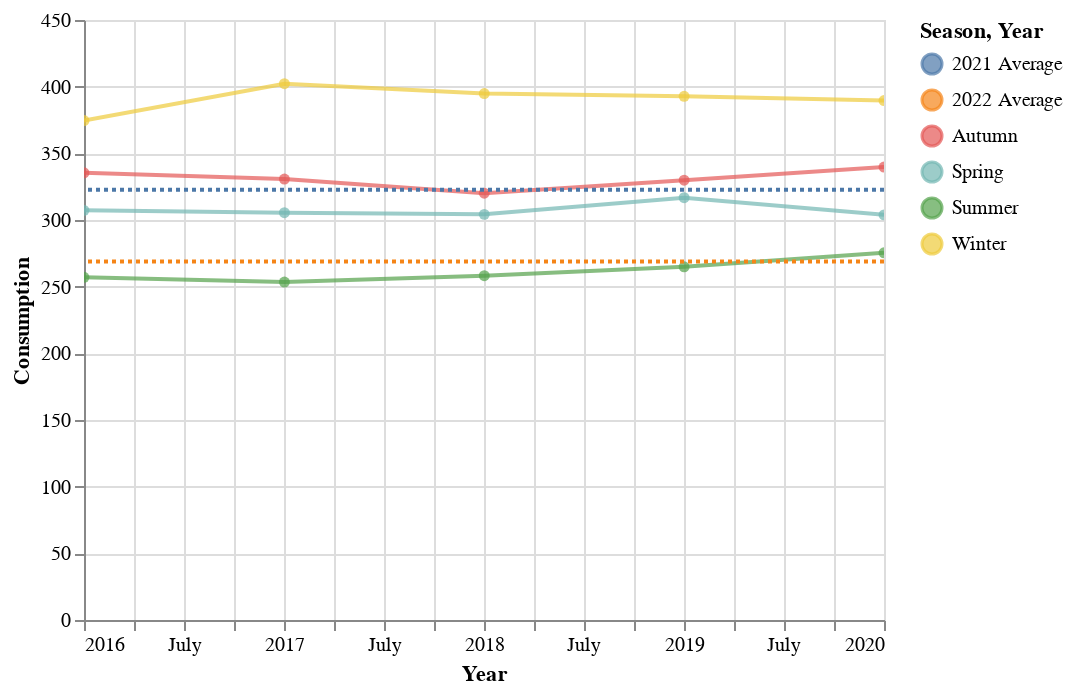

The cell this chart's notebook holds for it:
### Code cell
# add average line for 2021 and 2022
average_2021_2022 = season.loc[season["Year"].astype("int") > 2020].copy().groupby("Year").mean().reset_index().replace({"2021": "2021 Average", "2022":"2022 Average"})


avg_line = alt.Chart(average_2021_2022).mark_rule(color="black", strokeDash=[2,2]).encode(
    alt.Y("Consumption:Q"),
    alt.SizeValue(2),
    alt.Color("Year"),


)
line + avg_line

### Figure 1 — Vega-Lite specification as saved in the notebook (floating-point values rounded to 4 significant figures)
{"config": {"view": {"continuousWidth": 400, "continuousHeight": 300}}, "layer": [{"data": {"name": "data-05b8739dcfc3ae95af05df9fa1cb33cb"}, "mark": {"type": "line", "point": true}, "encoding": {"color": {"type": "nominal", "field": "Season"}, "opacity": {"value": 0.7}, "tooltip": [{"type": "nominal", "field": "Season"}, {"type": "temporal", "field": "Year"}, {"type": "quantitative", "field": "Consumption"}], "x": {"type": "temporal", "field": "Year"}, "y": {"type": "quantitative", "field": "Consumption"}}, "selection": {"selector002": {"type": "interval", "bind": "scales", "encodings": ["x", "y"]}}}, {"data": {"name": "data-0544c195989af0e6d5d08a4f330f1e64"}, "mark": {"type": "rule", "color": "black", "strokeDash": [2, 2]}, "encoding": {"color": {"type": "nominal", "field": "Year"}, "size": {"value": 2}, "y": {"type": "quantitative", "field": "Consumption"}}}], "$schema": "https://vega.github.io/schema/vega-lite/v4.8.1.json", "datasets": {"data-05b8739dcfc3ae95af05df9fa1cb33cb": [{"Year": "2016", "Season": "Autumn", "Consumption": 335.4}, {"Year": "2016", "Season": "Spring", "Consumption": 307.2}, {"Year": "2016", "Season": "Summer", "Consumption": 257.0}, {"Year": "2016", "Season": "Winter", "Consumption": 374.6}, {"Year": "2017", "Season": "Autumn", "Consumption": 330.7}, {"Year": "2017", "Season": "Spring", "Consumption": 305.5}, {"Year": "2017", "Season": "Summer", "Consumption": 253.5}, {"Year": "2017", "Season": "Winter", "Consumption": 402.2}, {"Year": "2018", "Season": "Autumn", "Consumption": 320.1}, {"Year": "2018", "Season": "Spring", "Consumption": 304.2}, {"Year": "2018", "Season": "Summer", "Consumption": 258.2}, {"Year": "2018", "Season": "Winter", "Consumption": 394.8}, {"Year": "2019", "Season": "Autumn", "Consumption": 329.8}, {"Year": "2019", "Season": "Spring", "Consumption": 316.7}, {"Year": "2019", "Season": "Summer", "Consumption": 264.9}, {"Year": "2019", "Season": "Winter", "Consumption": 392.8}, {"Year": "2020", "Season": "Autumn", "Consumption": 339.7}, {"Year": "2020", "Season": "Spring", "Consumption": 303.9}, {"Year": "2020", "Season": "Summer", "Consumption": 275.4}, {"Year": "2020", "Season": "Winter", "Consumption": 389.6}], "data-0544c195989af0e6d5d08a4f330f1e64": [{"Year": "2021 Average", "Consumption": 322.6}, {"Year": "2022 Average", "Consumption": 269.0}]}}
